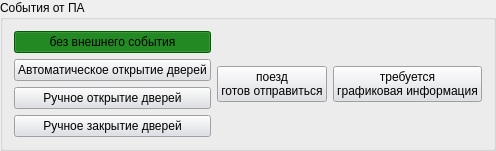
               <widget class="QGroupBox" name="groupBox_11">
                <property name="title">
                 <string>События от ПА</string>
                </property>
                <layout class="QHBoxLayout" name="horizontalLayout_29">
                 <item>
                  <layout class="QVBoxLayout" name="verticalLayout_29">
                   <item>
                    <widget class="QPushButton" name="pushButton_Doors_0">
                     <property name="focusPolicy">
                      <enum>Qt::NoFocus</enum>
                     </property>
                     <property name="styleSheet">
                      <string notr="true">QPushButton::checked { background-color: green; }
QPushButton { background-color: rgba(221,223,228); }</string>
                     </property>
                     <property name="text">
                      <string>без внешнего события</string>
                     </property>
                     <property name="checkable">
                      <bool>true</bool>
                     </property>
                     <property name="checked">
                      <bool>true</bool>
                     </property>
                     <property name="autoExclusive">
                      <bool>true</bool>
                     </property>
                    </widget>
                   </item>
                   <item>
                    <widget class="QPushButton" name="pushButton_Doors_1">
                     <property name="focusPolicy">
                      <enum>Qt::NoFocus</enum>
                     </property>
                     <property name="styleSheet">
                      <string notr="true">QPushButton::checked { background-color: green; }
QPushButton { background-color: rgba(221,223,228); }</string>
                     </property>
                     <property name="text">
                      <string>Автоматическое открытие дверей</string>
                     </property>
                     <property name="checkable">
                      <bool>true</bool>
                     </property>
                     <property name="autoExclusive">
                      <bool>true</bool>
                     </property>
                    </widget>
                   </item>
                   <item>
                    <widget class="QPushButton" name="pushButton_Doors_2">
                     <property name="focusPolicy">
                      <enum>Qt::NoFocus</enum>
                     </property>
                     <property name="styleSheet">
                      <string notr="true">QPushButton::checked { background-color: green; }
QPushButton { background-color: rgba(221,223,228); }</string>
                     </property>
                     <property name="text">
                      <string>Ручное открытие дверей</string>
                     </property>
                     <property name="checkable">
                      <bool>true</bool>
                     </property>
                     <property name="autoExclusive">
                      <bool>true</bool>
                     </property>
                    </widget>
                   </item>
                   <item>
                    <widget class="QPushButton" name="pushButton_Doors_3">
                     <property name="focusPolicy">
                      <enum>Qt::NoFocus</enum>
                     </property>
                     <property name="styleSheet">
                      <string notr="true">QPushButton::checked { background-color: green; }
QPushButton { background-color: rgba(221,223,228); }</string>
                     </property>
                     <property name="text">
                      <string>Ручное закрытие дверей</string>
                     </property>
                     <property name="checkable">
                      <bool>true</bool>
                     </property>
                     <property name="autoExclusive">
                      <bool>true</bool>
                     </property>
                    </widget>
                   </item>
                  </layout>
                 </item>
                 <item>
                  <layout class="QVBoxLayout" name="verticalLayout_30">
                   <item>
                    <widget class="QPushButton" name="pushButton_VZP">
                     <property name="focusPolicy">
                      <enum>Qt::NoFocus</enum>
                     </property>
                     <property name="styleSheet">
                      <string notr="true">QPushButton::checked { background-color: green; }
QPushButton { background-color: rgba(221,223,228); }</string>
                     </property>
                     <property name="text">
                      <string>поезд
готов отправиться</string>
                     </property>
                     <property name="checkable">
                      <bool>true</bool>
                     </property>
                    </widget>
                   </item>
                  </layout>
                 </item>
                 <item>
                  <layout class="QVBoxLayout" name="verticalLayout_31">
                   <item>
                    <widget class="QPushButton" name="pushButton_GrafReq">
                     <property name="focusPolicy">
                      <enum>Qt::NoFocus</enum>
                     </property>
                     <property name="styleSheet">
                      <string notr="true">QPushButton::checked { background-color: green; }
QPushButton { background-color: rgba(221,223,228); }</string>
                     </property>
                     <property name="text">
                      <string>требуется
графиковая информация</string>
                     </property>
                     <property name="checkable">
                      <bool>true</bool>
                     </property>
                    </widget>
                   </item>
                  </layout>
                 </item>
                </layout>
               </widget>
